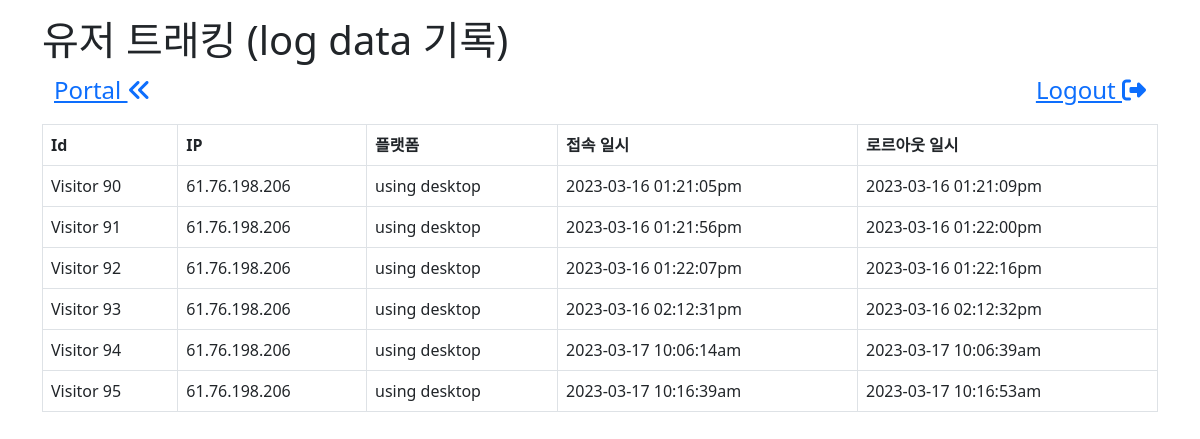
/simgadmin/usertrack.php (signed in), run on the app's committed database.
### tables this page shows
CREATE TABLE `platform` (
  `id` int(11) NOT NULL,
  `ip` text NOT NULL,
  `platform` text NOT NULL,
  `logintime` text NOT NULL,
  `logouttime` text NOT NULL
);

### simgadmin/usertrack.php (the view, shortened to what this page needs)
<?php
if(!isset($_SESSION["login"]))
{
    header('location: index.php');
}
else{
?>
<!DOCTYPE html>
<html lang="en">
<head>
  <link href="https://cdn.jsdelivr.net/npm/bootstrap@5.2.3/dist/css/bootstrap.min.css" rel="stylesheet">
  </head>
  <body>
  <div class="container mt-3">
    <h1>유저 트래킹 (log data 기록)</h1>
    <div class="container"><a href="portal.php" style='font-size:24px; text-decoration: underline;'>Portal <i class='fas fa-angle-double-left'></i></a> <a href="logout.php" style='font-size:24px; float:right; '>Logout <i class='fas fa-sign-out-alt'></i></a></div>
  <table class="table table-bordered table-hover mt-3">
    <thead>
      <tr>
        <th> Id</th>
        <th>IP</th>
        <th> 플랫폼</th>
        <th> 접속 일시</th>
        <th> 로르아웃 일시</th>
      </tr>
    </thead>
    <tbody>
      <?php
require 'config.php';
$sql = "SELECT * FROM platform abs";
$result = $conn->query($sql);
if ($result->num_rows > 0) {
  while($row = $result->fetch_assoc()) {
?>
    <tr>
          <td>Visitor <?php echo $row["id"]; ?></td>
          <td><?php echo $row["ip"]; ?></td>
          <td><?php echo $row["platform"]; ?></td>
          <td><?php echo $row["logintime"]; ?></td>
          <td><?php echo $row["logouttime"]; ?></td>
    </tr>
    <?php
}
} else {
  echo "0 results";
}
?>
    </tbody>
  </table>
  </div>
    <br>
  </body>
</html>
<?php
}
?>

### data on the page
platform: id "90", ip "61.76.198.206", platform "using desktop", logintime "2023-03-16 01:21:05pm", logouttime "2023-03-16 01:21:09pm"
platform: id "91", ip "61.76.198.206", platform "using desktop", logintime "2023-03-16 01:21:56pm", logouttime "2023-03-16 01:22:00pm"
platform: id "92", ip "61.76.198.206", platform "using desktop", logintime "2023-03-16 01:22:07pm", logouttime "2023-03-16 01:22:16pm"
platform: id "93", ip "61.76.198.206", platform "using desktop", logintime "2023-03-16 02:12:31pm", logouttime "2023-03-16 02:12:32pm"
platform: id "94", ip "61.76.198.206", platform "using desktop", logintime "2023-03-17 10:06:14am", logouttime "2023-03-17 10:06:39am"
platform: id "95", ip "61.76.198.206", platform "using desktop", logintime "2023-03-17 10:16:39am", logouttime "2023-03-17 10:16:53am"
